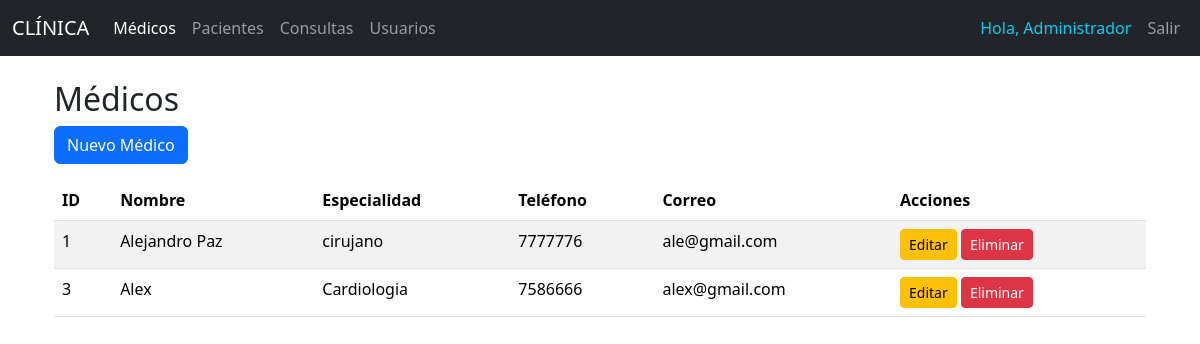
Screenshot of /medicos/ (signed in) with the database file from the repository.
### models/medico_model.py (models this page shows, shortened)
class Medico(db.Model):
    __tablename__ = "medicos"
    id = db.Column(db.Integer, primary_key=True)
    nombre = db.Column(db.String(80), nullable=False)
    especialidad = db.Column(db.String(100), nullable=False)
    telefono = db.Column(db.String(20), nullable=False)
    correo = db.Column(db.String(100), nullable=False)
    consultas = db.relationship('Consulta', back_populates='medico', cascade="all, delete-orphan")
    @staticmethod
    def get_all():
        return Medico.query.all()
    def delete(self):
        db.session.delete(self)
        db.session.commit()

### controllers/medico_controller.py (the view)
@medico_bp.route("/")
@login_required  # Proteger esta ruta
def index():
    medicos = Medico.get_all()
    return medico_view.list(medicos)

### run.py (called while the page is built)
@app.context_processor
def inject_active_path():
    def is_active(path):
        return 'active' if request.path == path else ''
    return(dict(is_active = is_active))

### view/medico_view.py (called while the page is built)
def list(medicos):
    return render_template('medicos/index.html', medicos=medicos)

### templates/medicos/index.html (shortened to what this page needs)
{% extends "base.html" %}
{% block content %}
<div class="container">
    <h2>Médicos</h2>
    <a href="{{ url_for('medico.create') }}" class="btn btn-primary mb-3">Nuevo Médico</a>
    <table class="table table-striped">
        <thead>
            <tr>
                <th>ID</th>
                <th>Nombre</th>
                <th>Especialidad</th>
                <th>Teléfono</th>
                <th>Correo</th>
                <th>Acciones</th>
            </tr>
        </thead>
        <tbody>
            {% for medico in medicos %}
            <tr>
                <td>{{ medico.id }}</td>
                <td>{{ medico.nombre }}</td>
                <td>{{ medico.especialidad }}</td>
                <td>{{ medico.telefono }}</td>
                <td>{{ medico.correo }}</td>
                <td>
                    <a href="{{ url_for('medico.edit', id=medico.id) }}" class="btn btn-sm btn-warning">Editar</a>
                    <a href="{{ url_for('medico.delete', id=medico.id) }}" class="btn btn-sm btn-danger" onclick="return confirm('Estás seguro de eliminar ?')">Eliminar</a>
                </td>
            </tr>
            {% endfor %}
        </tbody>
    </table>
</div>
{% endblock %}

### rows the page displays
Medico: id "1", nombre "Alejandro Paz", especialidad "cirujano", telefono "7777776", correo "ale@gmail.com"
Medico: id "3", nombre "Alex", especialidad "Cardiologia", telefono "7586666", correo "alex@gmail.com"

### other values shown
{{ session.user_name }} "Administrador"
